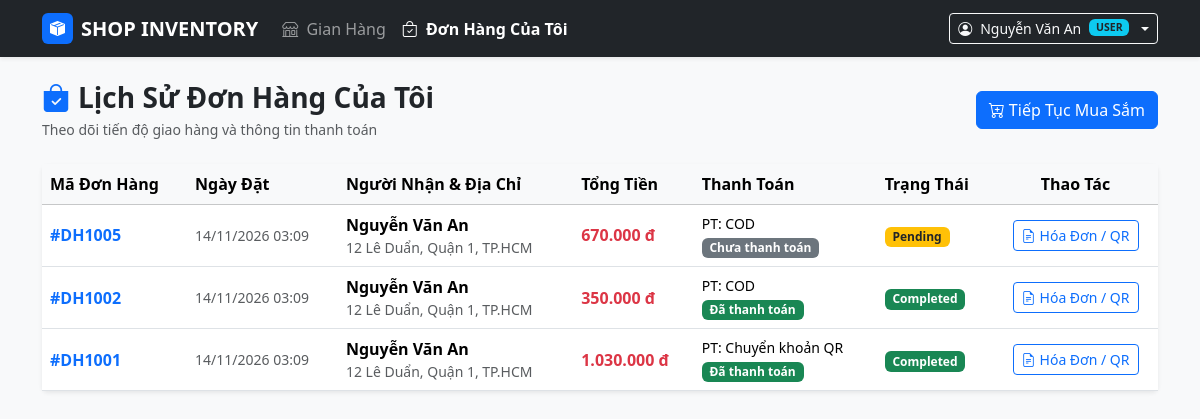
/my_orders.php (signed in), run on the app's committed database.
### tables this page shows
CREATE TABLE orders (
    id INT AUTO_INCREMENT PRIMARY KEY,
    order_code VARCHAR(50) NOT NULL UNIQUE,
    user_id INT DEFAULT NULL,
    customer_name VARCHAR(100) NOT NULL,
    customer_phone VARCHAR(20) NOT NULL,
    customer_address TEXT NOT NULL,
    total_amount DECIMAL(12,2) NOT NULL DEFAULT 0,
    status ENUM('Pending', 'Processing', 'Shipping', 'Completed', 'Cancelled') DEFAULT 'Pending',
    payment_method VARCHAR(50) DEFAULT 'COD',
    payment_status ENUM('Unpaid', 'Paid') DEFAULT 'Unpaid',
    notes TEXT DEFAULT NULL,
    created_at TIMESTAMP DEFAULT CURRENT_TIMESTAMP,
    FOREIGN KEY (user_id) REFERENCES users(id) ON DELETE SET NULL
);

### db.php (called while the page is built, shortened)
<?php
function e($str) {
    return htmlspecialchars((string)($str ?? ''), ENT_QUOTES, 'UTF-8');
}
?>

### my_orders.php (the view, shortened to what this page needs)
<?php
require_once 'db.php';
$user_id = $_SESSION['user_id'];
$stmt = $pdo->prepare("
    SELECT * FROM orders
    WHERE user_id = :uid
    ORDER BY id DESC
");
$stmt->execute([':uid' => $user_id]);
$my_orders = $stmt->fetchAll();
?>
<!DOCTYPE html>
<html lang="vi">
<head>
    <link href="https://cdn.jsdelivr.net/npm/bootstrap@5.3.3/dist/css/bootstrap.min.css" rel="stylesheet">
    <link href="https://cdn.jsdelivr.net/npm/bootstrap-icons@1.11.3/font/bootstrap-icons.min.css" rel="stylesheet">
</head>
<body class="bg-light">
<?php include 'navbar.php'; ?>
<div class="container py-4">
    <div class="d-flex justify-content-between align-items-center mb-4">
        <div>
            <h3 class="fw-bold text-dark mb-1"><i class="bi bi-bag-check-fill text-primary me-2"></i>Lịch Sử Đơn Hàng Của Tôi</h3>
            <p class="text-muted small mb-0">Theo dõi tiến độ giao hàng và thông tin thanh toán</p>
        </div>
        <a href="index.php" class="btn btn-primary"><i class="bi bi-cart-plus me-1"></i>Tiếp Tục Mua Sắm</a>
    </div>
    <?php if (empty($my_orders)): ?>
        <div class="card shadow-sm border-0 text-center py-5">
            <div class="card-body">
                <i class="bi bi-bag-x display-3 text-secondary mb-3 d-inline-block"></i>
                <h5 class="fw-bold">Bạn chưa có đơn hàng nào!</h5>
                <p class="text-muted">Khám phá các sản phẩm tiện ích tại cửa hàng và đặt hàng ngay.</p>
                <a href="index.php" class="btn btn-primary px-4">Xem Sản Phẩm</a>
            </div>
        </div>
    <?php else: ?>
        <div class="card shadow-sm border-0">
            <div class="table-responsive">
                <table class="table table-hover align-middle mb-0">
                    <thead class="table-light">
                        <tr>
                            <th>Mã Đơn Hàng</th>
                            <th>Ngày Đặt</th>
                            <th>Người Nhận & Địa Chỉ</th>
                            <th>Tổng Tiền</th>
                            <th>Thanh Toán</th>
                            <th>Trạng Thái</th>
                            <th class="text-center">Thao Tác</th>
                        </tr>
                    </thead>
                    <tbody>
                        <?php foreach ($my_orders as $ord): ?>
                            <tr>
                                <td>
                                    <span class="fw-bold text-primary">#<?= e($ord['order_code']) ?></span>
                                </td>
                                <td class="small text-muted">
                                    <?= date('d/m/Y H:i', strtotime($ord['created_at'])) ?>
                                </td>
                                <td>
                                    <div class="fw-bold"><?= e($ord['customer_name']) ?></div>
                                    <div class="small text-muted text-truncate" style="max-width: 200px;" title="<?= e($ord['customer_address']) ?>">
                                        <?= e($ord['customer_address']) ?>
                                    </div>
                                </td>
                                <td>
                                    <span class="fw-bold text-danger"><?= number_format($ord['total_amount'], 0, ',', '.') ?> đ</span>
                                </td>
                                <td>
                                    <div class="small">PT: <?= e($ord['payment_method']) ?></div>
                                    <span class="badge bg-<?= $ord['payment_status'] === 'Paid' ? 'success' : 'secondary' ?>">
                                        <?= $ord['payment_status'] === 'Paid' ? 'Đã thanh toán' : 'Chưa thanh toán' ?>
                                    </span>
                                </td>
                                <td>
                                    <?php
                                    $badge_class = match($ord['status']) {
                                        'Completed'  => 'success',
                                        'Shipping'   => 'info text-dark',
                                        'Processing' => 'primary',
                                        'Cancelled'  => 'danger',
                                        default      => 'warning text-dark',
                                    };
                                    ?>
                                    <span class="badge bg-<?= $badge_class ?>"><?= e($ord['status']) ?></span>
                                </td>
                                <td class="text-center">
                                    <a href="order_invoice.php?order_code=<?= urlencode($ord['order_code']) ?>" class="btn btn-sm btn-outline-primary" target="_blank">
                                        <i class="bi bi-file-earmark-text me-1"></i>Hóa Đơn / QR
                                    </a>
                                </td>
                            </tr>
                        <?php endforeach; ?>
                    </tbody>
                </table>
            </div>
        </div>
    <?php endif; ?>
</div>
</body>
</html>

### data on the page
orders: order_code "DH1005", created_at "14/11/2026 03:09", customer_name "Nguyễn Văn An", customer_address "12 Lê Duẩn, Quận 1, TP.HCM", total_amount "670.000", payment_method "COD", payment_status "Chưa thanh toán", status "Pending"
orders: order_code "DH1002", created_at "14/11/2026 03:09", customer_name "Nguyễn Văn An", customer_address "12 Lê Duẩn, Quận 1, TP.HCM", total_amount "350.000", payment_method "COD", payment_status "Đã thanh toán", status "Completed"
orders: order_code "DH1001", created_at "14/11/2026 03:09", customer_name "Nguyễn Văn An", customer_address "12 Lê Duẩn, Quận 1, TP.HCM", total_amount "1.030.000", payment_method "Chuyển khoản QR", payment_status "Đã thanh toán", status "Completed"

### other printed values
$_SESSION['fullname'] "Nguyễn Văn An"
$_SESSION['role'] "USER"
